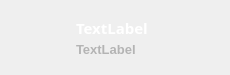
        <widget class="QWidget" name="BWleftWidget" native="true">
         <property name="sizePolicy">
          <sizepolicy hsizetype="Expanding" vsizetype="Fixed">
           <horstretch>0</horstretch>
           <verstretch>0</verstretch>
          </sizepolicy>
         </property>
         <property name="minimumSize">
          <size>
           <width>230</width>
           <height>0</height>
          </size>
         </property>
         <property name="maximumSize">
          <size>
           <width>16777215</width>
           <height>75</height>
          </size>
         </property>
         <property name="styleSheet">
          <string notr="true"/>
         </property>
         <layout class="QHBoxLayout" name="horizontalLayout_4">
          <property name="spacing">
           <number>12</number>
          </property>
          <property name="leftMargin">
           <number>8</number>
          </property>
          <property name="topMargin">
           <number>6</number>
          </property>
          <property name="rightMargin">
           <number>0</number>
          </property>
          <property name="bottomMargin">
           <number>10</number>
          </property>
          <item>
           <widget class="CoverLabel" name="iconLabel">
            <property name="enabled">
             <bool>true</bool>
            </property>
            <property name="sizePolicy">
             <sizepolicy hsizetype="Fixed" vsizetype="Fixed">
              <horstretch>0</horstretch>
              <verstretch>0</verstretch>
             </sizepolicy>
            </property>
            <property name="minimumSize">
             <size>
              <width>56</width>
              <height>56</height>
             </size>
            </property>
            <property name="maximumSize">
             <size>
              <width>56</width>
              <height>56</height>
             </size>
            </property>
            <property name="styleSheet">
             <string notr="true">background-color: None;
border-radius: 4px;</string>
            </property>
            <property name="text">
             <string/>
            </property>
           </widget>
          </item>
          <item>
           <widget class="QWidget" name="BWLrightWidget" native="true">
            <property name="sizePolicy">
             <sizepolicy hsizetype="Preferred" vsizetype="Fixed">
              <horstretch>0</horstretch>
              <verstretch>0</verstretch>
             </sizepolicy>
            </property>
            <property name="styleSheet">
             <string notr="true">background-color: None;</string>
            </property>
            <layout class="QVBoxLayout" name="verticalLayout_5">
             <property name="spacing">
              <number>0</number>
             </property>
             <property name="leftMargin">
              <number>0</number>
             </property>
             <property name="topMargin">
              <number>10</number>
             </property>
             <property name="rightMargin">
              <number>0</number>
             </property>
             <property name="bottomMargin">
              <number>4</number>
             </property>
             <item>
              <widget class="ElidedLabel" name="musicLabel">
               <property name="enabled">
                <bool>true</bool>
               </property>
               <property name="sizePolicy">
                <sizepolicy hsizetype="Expanding" vsizetype="Fixed">
                 <horstretch>0</horstretch>
                 <verstretch>0</verstretch>
                </sizepolicy>
               </property>
               <property name="minimumSize">
                <size>
                 <width>0</width>
                 <height>22</height>
                </size>
               </property>
               <property name="maximumSize">
                <size>
                 <width>16777215</width>
                 <height>22</height>
                </size>
               </property>
               <property name="font">
                <font>
                 <family>Segoe UI Black</family>
                 <pointsize>11</pointsize>
                 <bold>true</bold>
                </font>
               </property>
               <property name="styleSheet">
                <string notr="true">QLabel {
    color: rgb(255, 255, 255);
	background-color: None;
}

QLabel:disabled {
    color: transparent;
	background-color: None;
}

</string>
               </property>
               <property name="text">
                <string>TextLabel</string>
               </property>
              </widget>
             </item>
             <item>
              <widget class="ElidedLabel" name="artistLabel">
               <property name="enabled">
                <bool>true</bool>
               </property>
               <property name="sizePolicy">
                <sizepolicy hsizetype="Expanding" vsizetype="Fixed">
                 <horstretch>0</horstretch>
                 <verstretch>0</verstretch>
                </sizepolicy>
               </property>
               <property name="minimumSize">
                <size>
                 <width>0</width>
                 <height>20</height>
                </size>
               </property>
               <property name="maximumSize">
                <size>
                 <width>16777215</width>
                 <height>20</height>
                </size>
               </property>
               <property name="font">
                <font>
                 <pointsize>10</pointsize>
                 <bold>true</bold>
                 <underline>false</underline>
                </font>
               </property>
               <property name="cursor">
                <cursorShape>PointingHandCursor</cursorShape>
               </property>
               <property name="styleSheet">
                <string notr="true">QLabel {
    color: rgb(180, 180, 180);
	background-color: None;
}

QLabel:disabled {
    color: transparent;
	background-color: None;
}

QLabel:hover {
	color: rgb(255, 255, 255)
}</string>
               </property>
               <property name="text">
                <string>TextLabel</string>
               </property>
              </widget>
             </item>
            </layout>
           </widget>
          </item>
         </layout>
        </widget>
